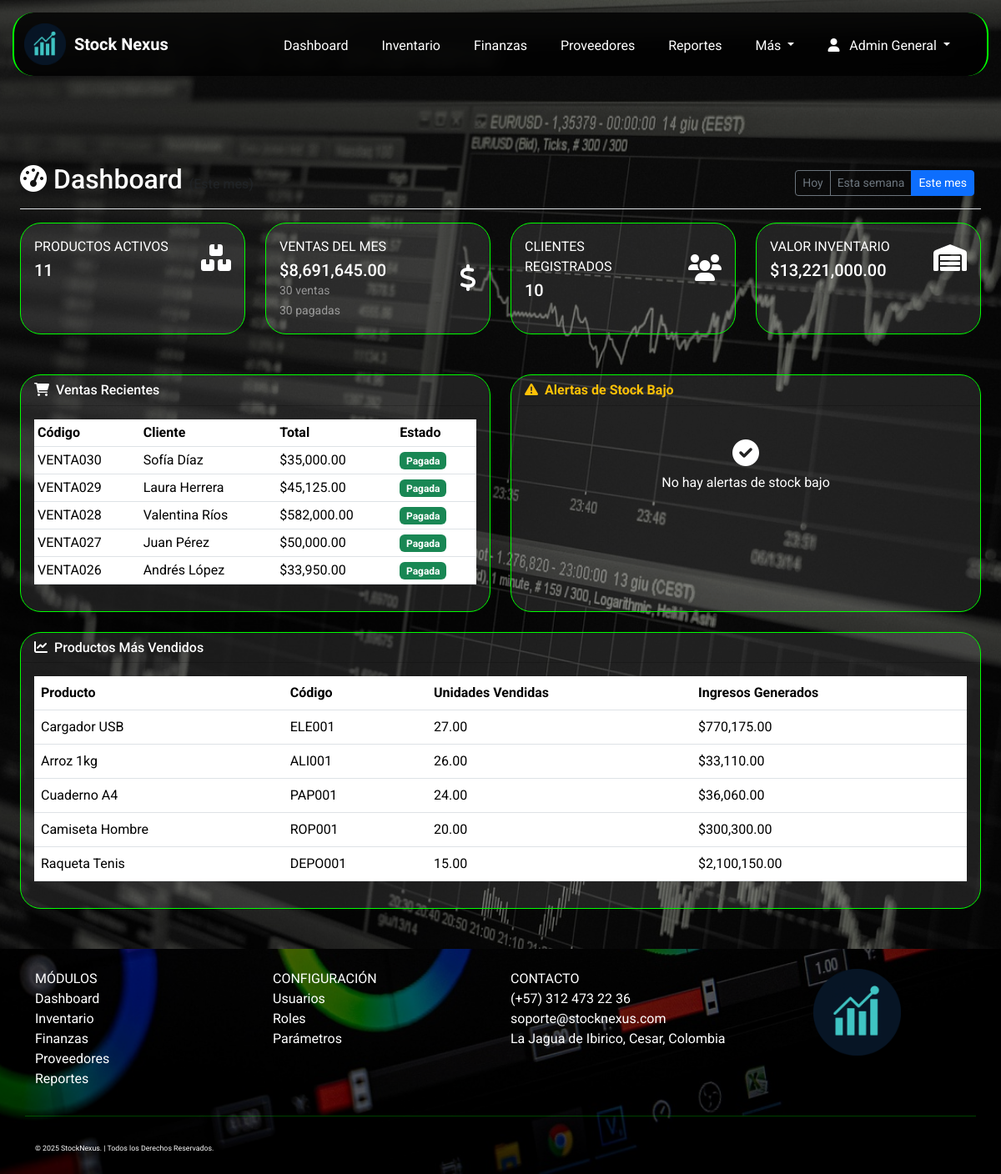
The app's page /index.php?page=dashboard (signed in) with its own data.
### tables this page shows
CREATE TABLE `ventas` (
  `id_venta` int(11) NOT NULL,
  `codigo_venta` varchar(50) NOT NULL,
  `id_cliente` int(11) DEFAULT NULL,
  `id_usuario` int(11) NOT NULL,
  `fecha_venta` datetime DEFAULT current_timestamp(),
  `metodo_pago` enum('Efectivo','Transferencia','Tarjeta','Crédito') DEFAULT 'Efectivo',
  `total_venta` decimal(14,2) DEFAULT 0.00,
  `descuento_aplicado` decimal(10,2) DEFAULT 0.00,
  `porcentaje_descuento` decimal(5,2) DEFAULT 0.00,
  `estado` enum('Pendiente','Pagada','Anulada') DEFAULT 'Pendiente'
);

CREATE TABLE `clientes` (
  `id_cliente` int(11) NOT NULL,
  `nombre_cliente` varchar(100) NOT NULL,
  `identificacion` varchar(30) DEFAULT NULL,
  `telefono` varchar(20) DEFAULT NULL,
  `correo` varchar(100) DEFAULT NULL,
  `direccion` varchar(150) DEFAULT NULL,
  `ciudad` varchar(100) DEFAULT NULL,
  `fecha_registro` datetime DEFAULT current_timestamp()
);

### app/views/Dashboard/dashboard.php (the view, shortened to what the rows shown need)
<?php
$filtro = $_GET['filtro'] ?? 'mes';
$fechaInicio = '';
$fechaFin = '';
switch($filtro) {
    case 'mes':
    default:
        $fechaInicio = date('Y-m-01');
        $fechaFin = date('Y-m-d');
        break;
}
$dashboardModel = new Dashboard($db);
$ventasRecientes = $dashboardModel->obtenerVentasRecientes(5, $fechaInicio, $fechaFin);
?>
<div class="container-fluid px-4 pb-5">
    <div class="d-flex justify-content-between flex-wrap flex-md-nowrap align-items-center pt-3 pb-2 mb-3 border-bottom"
        style="margin-top:180px;">
        <h1 class="h2"><i class="fas fa-tachometer-alt me-2"></i>Dashboard
            <small class="text-muted fs-6">
            </small>
        </h1>
    </div>
    <div class="row">
        <div class="col-lg-6 mb-4">
            <div class="card h-100">
                <div class="card-body">
                    <div class="table-responsive">
                        <table class="table table-sm table-hover">
                            <thead>
                                <tr>
                                    <th>Código</th>
                                    <th>Cliente</th>
                                    <th>Total</th>
                                    <th>Estado</th>
                                </tr>
                            </thead>
                            <tbody>
                                <?php if (!empty($ventasRecientes)): ?>
                                    <?php foreach ($ventasRecientes as $venta): ?>
                                    <tr>
                                        <td><?= htmlspecialchars($venta['codigo_venta'] ?? '') ?></td>
                                        <td><?= htmlspecialchars($venta['nombre_cliente'] ?? 'Cliente General') ?></td>
                                        <td>$<?= number_format($venta['total_venta'] ?? 0, 2) ?></td>
                                        <td>
                                            <span class="badge bg-<?= ($venta['estado'] ?? '') == 'Pagada' ? 'success' : 'warning' ?>">
                                                <?= htmlspecialchars($venta['estado'] ?? '') ?>
                                            </span>
                                        </td>
                                    </tr>
                                    <?php endforeach; ?>
                                <?php endif; ?>
                            </tbody>
                        </table>
                    </div>
                </div>
            </div>
        </div>
    </div>
    <div class="row">
        <div class="col-lg-12">
            <div class="card">
                <div class="card-body">
                    <div class="table-responsive">
                        <table class="table table-hover">
                            <thead>
                                <tr>
                                    <th>Producto</th>
                                    <th>Código</th>
                                    <th>Unidades Vendidas</th>
                                    <th>Ingresos Generados</th>
                                </tr>
                            </thead>
                        </table>
                    </div>
                </div>
            </div>
        </div>
    </div>
</div>

### records on screen
ventas: codigo_venta "VENTA030", id_cliente.nombre_cliente "Sofía Díaz", total_venta "35,000.00", estado "Pagada"
ventas: codigo_venta "VENTA029", id_cliente.nombre_cliente "Laura Herrera", total_venta "45,125.00", estado "Pagada"
ventas: codigo_venta "VENTA028", id_cliente.nombre_cliente "Valentina Ríos", total_venta "582,000.00", estado "Pagada"
ventas: codigo_venta "VENTA027", id_cliente.nombre_cliente "Juan Pérez", total_venta "50,000.00", estado "Pagada"
ventas: codigo_venta "VENTA026", id_cliente.nombre_cliente "Andrés López", total_venta "33,950.00", estado "Pagada"

### other values on screen
$nombreUsuario "Admin General"
$estadisticas['total_productos'] "11"
$estadisticas['ingresos_ventas_mes'] "8,691,645.00"
$estadisticas['cantidad_ventas'] "30"
$estadisticas['cantidad_pagadas'] "30"
$estadisticas['total_clientes'] "10"
$estadisticas['valor_inventario'] "13,221,000.00"
$producto['nombre_producto'] "Cargador USB"
$producto['codigo_producto'] "ELE001"
$producto['total_vendido'] "27.00"
$producto['ingresos_generados'] "770,175.00"
$producto['nombre_producto'] "Arroz 1kg"
$producto['codigo_producto'] "ALI001"
$producto['total_vendido'] "26.00"
$producto['ingresos_generados'] "33,110.00"
